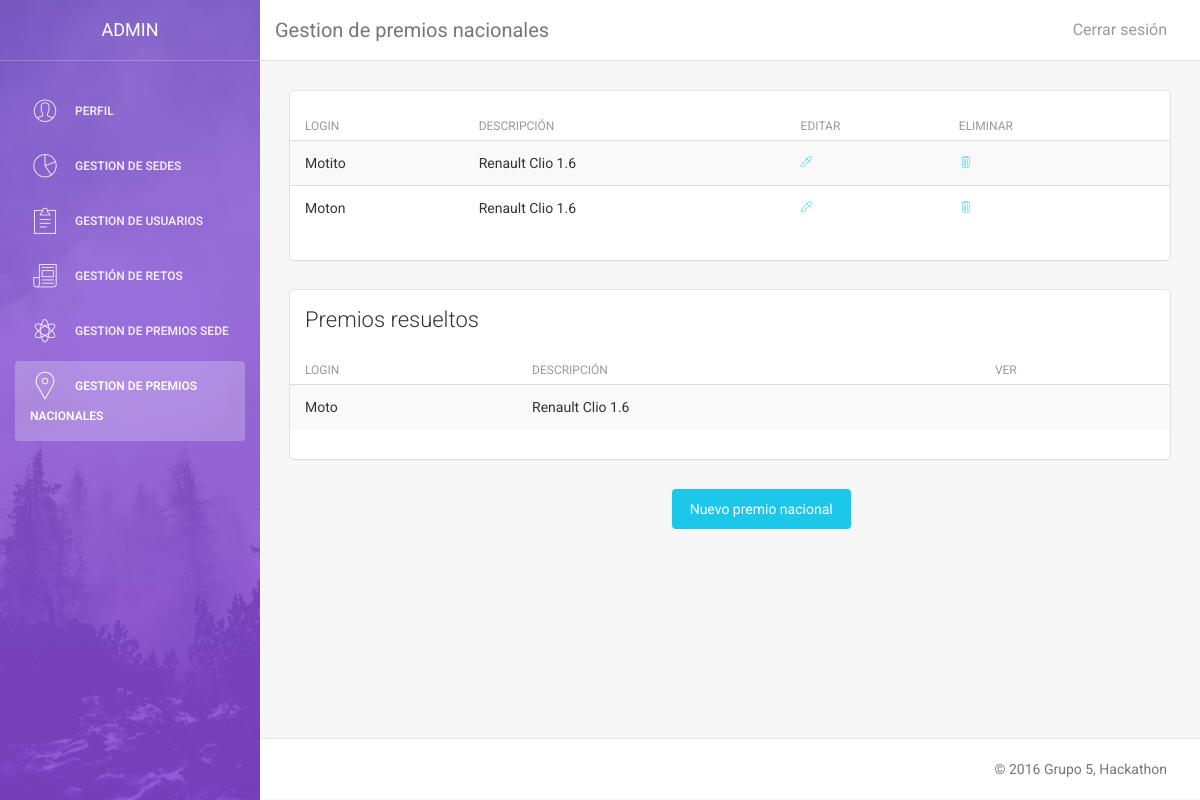
Page /vistas/admin/a_pn.php (signed in) on the committed database.
### tables this page shows
CREATE TABLE IF NOT EXISTS Premio (
  `idPremio` VARCHAR(50) NOT NULL,
  `Sede_idSede` VARCHAR(50),
  `Descripcion` VARCHAR(300),
  `FechaEquipos` DATE NOT NULL,
  `FechaJuradoS` DATE NOT NULL,
  `FechaJuradoN` VARCHAR(45),
  `TipoPremio` ENUM('s', 'n') DEFAULT 'n',
  `Solucion_EsPropuesta` TINYINT(1),
  `Solucion_Equipo_idEquipo` VARCHAR(50),
  `Solucion_Reto_idReto` VARCHAR(50),
  PRIMARY KEY (`idPremio`),
  CONSTRAINT `fk_Premio_Solucion`
    FOREIGN KEY (`Solucion_EsPropuesta` , `Solucion_Equipo_idEquipo` , `Solucion_Reto_idReto`)
    REFERENCES Solucion(`EsPropuesta` , `Equipo_idEquipo` , `Reto_idReto`)
    ON DELETE CASCADE
    ON UPDATE CASCADE,
  CONSTRAINT `fk_Premio_Sede`
    FOREIGN KEY (`Sede_idSede`)
    REFERENCES Sede(`idSede`)
    ON DELETE CASCADE
    ON UPDATE CASCADE);

### modelo/esp.php (called while the page is built, shortened)
<?php
$idioma["aceptar"] = "Aceptar";
$idioma["cancelar"] = "Cancelar";
$idioma["editar"] = "Editar";
$idioma["eliminar"] = "Eliminar";
$idioma["volver"] = "Volver";
$idioma["crear"] = "Crear";
$idioma["modificar"] = "Modificar";
$idioma["cerrar"] = "Cerrar sesión";
$idioma["si"] = "SI";
$idioma["no"] = "NO";
$idioma["ver"] = "Ver";
$idioma['perfil'] = "Perfil";
$idioma['editar_perfil'] = "Editar perfil";
$idioma['eliminar_perfil'] = "Eliminar mi cuenta";
$idioma['rol'] = "Rol";
$idioma['idioma'] = "Idioma";
$idioma['nueva_pass'] = "Nueva contraseña";
$idioma["login_introduccion"] = "Bienvenido a la pagina del Hackaton.";
$idioma["login_introduccion2"] = "El mayor evento de retos del mundo";
$idioma["login_logueate"] = "Logueate en nuestro sitio";
$idioma["login_introduzca"] = "Introduzca su usario y contraseña para entrar:";
$idioma["login_usuario"] = "Usuario";
$idioma["login_pass"] = "Contraseña";
$idioma["login_aceptar"] = "Entra!";
$idioma["login_registrar"] = "Regístrate";
$idioma["login_or"] = "o si no...";
$idioma["login_visita"] = "Mira los retos";
$idioma["login_retos"] = "Retos";
$idioma['login_frase_retos'] = "Haz click en los retos para ver su descripcion";
$idioma['volver_login'] = "Volver al login";
$idioma['crear_reto'] = "¡Crea un reto!";
$idioma["registro_introduccion"] = "Bienvenido a la pagina del Hackaton.";
$idioma["registro_introduccion2"] = "El mayor evento de retos del mundo";
$idioma["registro_registrate"] = "Regístrate en nuestro sitio";
$idioma["registro_introduzca"] = "Rellena los campos para regístrarte:";
$idioma["registro_usuario"] = "Usuario";
$idioma["registro_sede"] = "Sede";
$idioma["registro_nombre"] = "Nombre";
$idioma["registro_pass"] = "Contraseña";
$idioma["registro_email"] = "Correo";
$idioma["registro_equipo"] = "Equipo";
$idioma["registro_aceptar"] = "Regístrate";
$idioma["registro_volver"] = "Volver";
$idioma["reto_introduce"] = "Completa los siguientes campos";
$idioma["gestion_retos"] = "Gestión de retos";
$idioma["retoSi"] = "Retos aceptados";
$idioma["retoNo"] = "Retos no aceptados";
$idioma["reto_nombre"] = "Nombre del reto";
$idioma["reto_descripcion"] = "Descripción";
$idioma["reto_aceptado"] = "Aceptado";
$idioma["reto_crear"] = "Crear reto";
$idioma["reto_modificar"] = "Modificar reto";
$idioma['retos'] = "Retos";
$idioma['reto_eliminar'] = "Eliminar reto";
$idioma["gestion_sedes"] = "Gestion de sedes";
$idioma["nueva_sede"] = "Nueva Sede";
$idioma["id_Sede"] = "Introduzca Ubicación";
$idioma["nombre_sede"] = "Nombre de sede";
$idioma["eliminar_sede"] = "Eliminar sede";
$idioma["gestion_usuarios"] = "Gestion de usuarios";
?>

### modelo/model_premio.php (called while the page is built, shortened)
<?php
include_once 'connect_DB.php';
class Premio {
    public function listar($tipo){
        $db = new Database();
        $sqlPremios = $db->consulta('SELECT * FROM Premio WHERE TipoPremio= \'' . $tipo . '\'');
        $arrayPremios = array();
        while ($row = mysqli_fetch_assoc($sqlPremios)) {
            $arrayPremios[] = $row;
        }
        return $arrayPremios;
    }
}
?>

### modelo/connect_DB.php (called while the page is built, shortened)
<?php
class Database {
    var $conexion;
    public function __construct($host="localhost",$user="admin_hackaton",
                                $pass="iu", $db="et1_hackaton"){
        $this->conexion = mysqli_connect($host, $user, $pass, $db);
    }
    public function consulta($sentencia){
        return mysqli_query($this->conexion,$sentencia);
    }
}
?>

### vistas/admin/a_pn.php (the view, shortened to what this page needs)
<!doctype html>
<html lang="en">
    <?php
    include_once '../../modelo/model_premio.php';
    $premio = new Premio();
    $premios = $premio->listar('n');
    ?>
    <body>
        <div class="wrapper">
            <?php include_once '../Sidebars/a_sidebar.php'; a_sidebar('', '', '', '', '', 'class="active"');?>
            <div class="main-panel">
                <nav class="navbar navbar-default navbar-fixed">
                    <div class="container-fluid">
                        <div class="navbar-header">
                            <a class="navbar-brand" href="#"><?php echo $idioma["gestion_premios_nacionales"]; ?></a>
                        </div>
                        <div class="collapse navbar-collapse">
                            <ul class="nav navbar-nav navbar-right">
                                <li>
                                    <a href="../../controladores/ctrl_log_out.php">
                                        <?php echo $idioma["cerrar"]; ?>
                                    </a>
                                </li>
                            </ul>
                        </div>
                    </div>
                </nav>
                <div class="content">
                    <div class="container-fluid">
                        <div class="row">
                            <div class="col-md-12">
                                <div class="card">
                                    <div class="content table-responsive table-full-width">
                                        <table class="table table-hover table-striped">
                                            <thead>
                                                <th>Login</th>
                                                <th><?php echo $idioma["reto_descripcion"]; ?></th>
                                                <th><?php echo $idioma["editar"]; ?></th>
                                                <th><?php echo $idioma["eliminar"]; ?></th>
                                            </thead>
                                            <tbody>
                                                <?php foreach ($premios as $p){
                                                if($p['Solucion_EsPropuesta'] == null){
                                                ?>
                                                <tr>
                                                    <td><?php echo $p['idPremio'];?></td>
                                                    <td><?php echo $p['Descripcion'];?></td>
                                                    <td><a href="a_pn_mod.php?pn=<?php echo $p['idPremio'];?>"><i class="pe-7s-eyedropper"></i></a></td>
                                                    <td><a href="a_pn_del.php?pn=<?php echo $p['idPremio'];?>"><i class="pe-7s-trash"></i></a></td>
                                                </tr>
                                                <?php } }?>
                                            </tbody>
                                        </table>
                                    </div>
                                </div>
                                <div class="card">
                                    <div class="header">
                                        <h4 class="title"><?php echo $idioma['premios_resueltos'];?></h4>
                                    </div>
                                    <div class="content table-responsive table-full-width">
                                        <table class="table table-hover table-striped">
                                            <thead>
                                                <th>Login</th>
                                                <th><?php echo $idioma["reto_descripcion"]; ?></th>
                                                <th><?php echo $idioma["ver"]; ?></th>
                                            </thead>
                                            <tbody>
                                                <?php foreach ($premios as $p){
                                                if($p['Solucion_EsPropuesta'] != null){
                                                ?>
                                                <tr>
                                                    <td><?php echo $p['idPremio'];?></td>
                                                    <td><?php echo $p['Descripcion'];?></td>
                                                    <td><a href="a_pn_ver.php?pn=<?php echo $p['idPremio'];?>"><i class="pe-7s-eye-dropper"></i></a></td>
                                                </tr>
                                                <?php } }?>
                                            </tbody>
                                        </table>
                                    </div>
                                </div>
                            </div>
                        </div>
                        <div class="col-md-3 col-md-offset-5">
                            <a class="boton btn btn-info btn-fill" href="a_pn_nuevo.php"><?php echo $idioma["nuevo_pn"]; ?></a>
                        </div>
                    </div>
                </div>
                <footer class="footer">
                    <div class="container-fluid">
                        <p class="copyright pull-right"> &copy; 2016 Grupo 5, Hackathon</p>
                    </div>
                </footer>
            </div>
        </div>
    </body>
</html>

### css/nuestro.css (style rules this page uses)
.boton { text-decoration: none; color: white; }

### rows in the picture
premio: idPremio "Motito", Descripcion "Renault Clio 1.6"
premio: idPremio "Moton", Descripcion "Renault Clio 1.6"
premio: idPremio "Moto", Descripcion "Renault Clio 1.6"

### other values in the picture
$idioma['perfil'] "PERFIL"
$idioma["gestion_sedes"] "GESTION DE SEDES"
$idioma["gestion_usuarios"] "GESTION DE USUARIOS"
$idioma["gestion_retos"] "GESTIÓN DE RETOS"
$idioma["gestion_premios_sede"] "GESTION DE PREMIOS SEDE"
$idioma["gestion_premios_nacionales"] "GESTION DE PREMIOS NACIONALES"
$idioma["gestion_premios_nacionales"] "Gestion de premios nacionales"
$idioma["cerrar"] "Cerrar sesión"
$idioma["reto_descripcion"] "DESCRIPCIÓN"
$idioma["editar"] "EDITAR"
$idioma["eliminar"] "ELIMINAR"
$idioma['premios_resueltos'] "Premios resueltos"
$idioma["ver"] "VER"
$idioma["nuevo_pn"] "Nuevo premio nacional"
